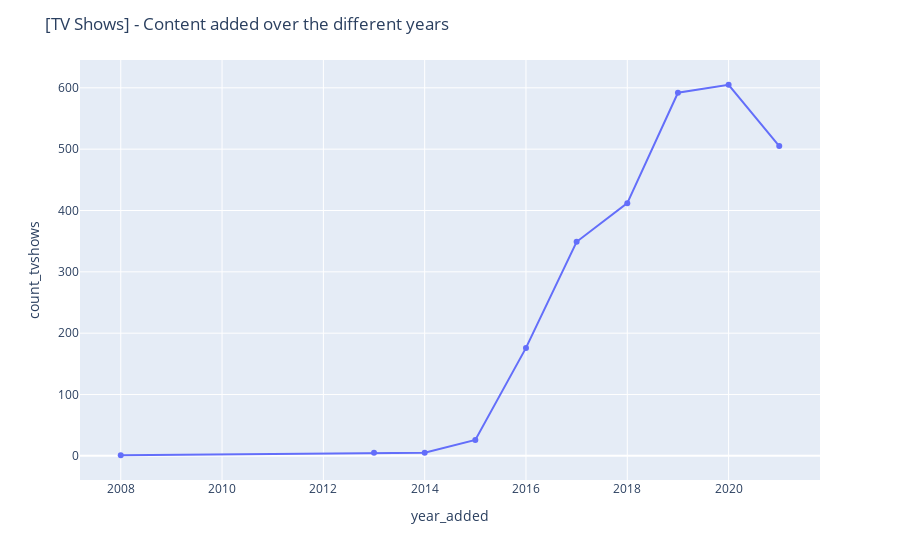

Here is the notebook cell this chart was saved with:
### Code cell
fig = px.scatter(content_tvshow, x='year_added', y='count_tvshows') #, text='year_added' to be used for other variable not on the scale already
fig.update_traces(mode="markers+lines")
#fig.update_traces(textposition="bottom right") with the other above

fig.update_layout(title="[TV Shows] - Content added over the different years")
fig.show()

### Figure 1 — Plotly figure (JSON) as saved in the notebook; plotly's stock layout.template omitted (floating-point values rounded to 4 significant figures)
{"data": [{"hovertemplate": "year_added=%{x}<br>count_tvshows=%{y}<extra></extra>", "legendgroup": "", "marker": {"color": "#636efa", "symbol": "circle"}, "mode": "markers+lines", "name": "", "orientation": "v", "showlegend": false, "type": "scatter", "x": [2008, 2013, 2014, 2015, 2016, 2017, 2018, 2019, 2020, 2021], "xaxis": "x", "y": [1, 5, 5, 26, 176, 349, 412, 592, 605, 505], "yaxis": "y"}], "layout": {"legend": {"tracegroupgap": 0}, "margin": {"t": 60}, "title": {"text": "[TV Shows] - Content added over the different years"}, "xaxis": {"anchor": "y", "domain": [0, 1], "title": {"text": "year_added"}}, "yaxis": {"anchor": "x", "domain": [0, 1], "title": {"text": "count_tvshows"}}}}
